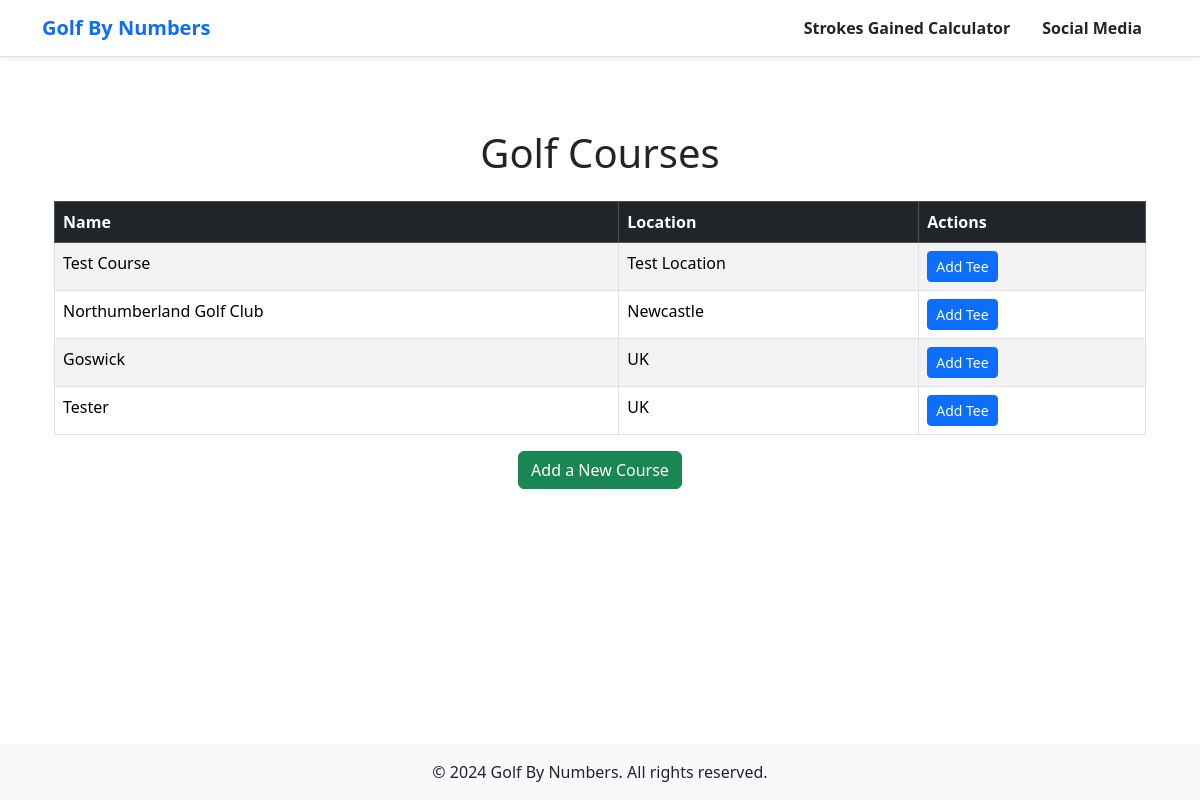
The app's page /courses, older data.
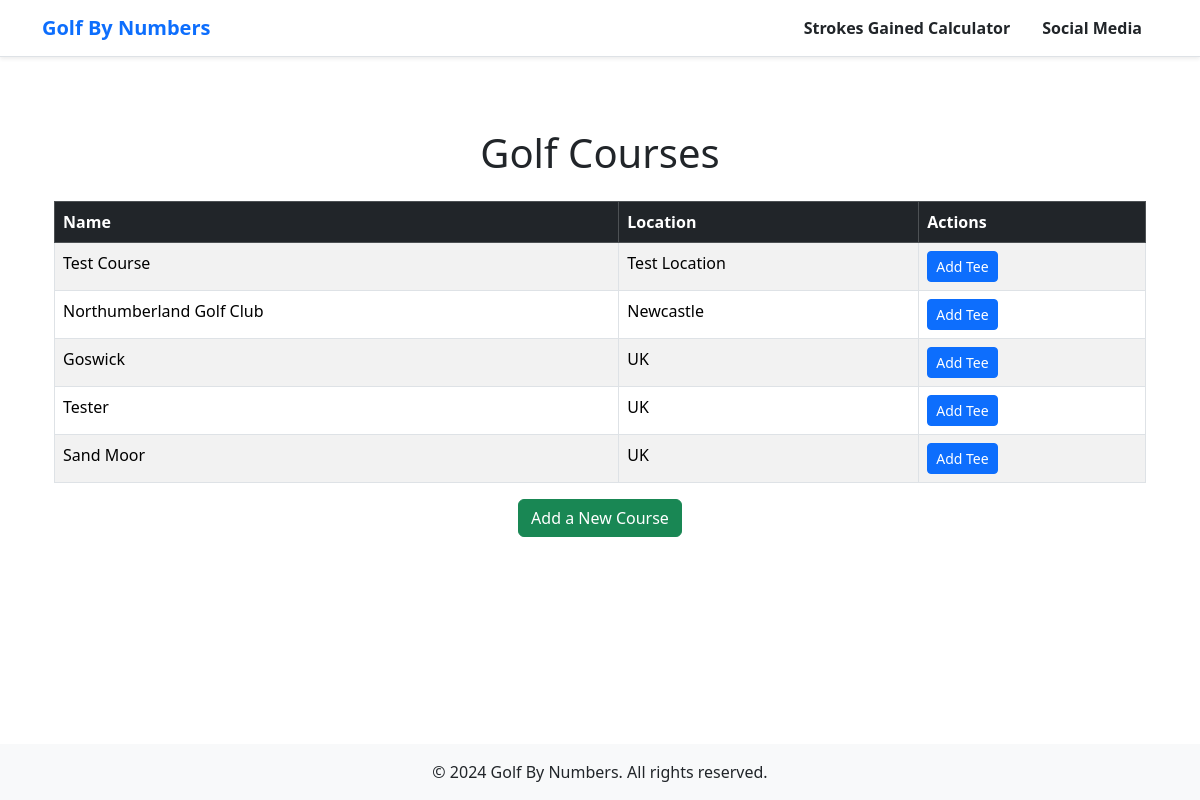
The same page, newer data.
### models/course.py (models this page shows)
class Course(db.Model):
    __tablename__ = 'courses'
    courseID = db.Column(db.Integer, primary_key=True)
    name = db.Column(db.String(120), nullable=False)
    location = db.Column(db.String(200))
    tees = relationship("Tee", back_populates="course", cascade="all, delete-orphan")
    holes = relationship("Hole", back_populates="course", cascade="all, delete-orphan")
    rounds = db.relationship("Round", back_populates="course")

### app.py (the view)
@app.route('/courses')
def view_courses():
    courses = Course.query.all()
    return render_template('courses.html', courses=courses)

### templates/courses.html (shortened to what this page needs)
{% extends "base.html" %}
{% block content %}
<div class="container mt-5">
    <h1 class="text-center mb-4">Golf Courses</h1>
    <table class="table table-striped table-bordered">
        <thead class="table-dark">
            <tr>
                <th>Name</th>
                <th>Location</th>
                <th>Actions</th>
            </tr>
        </thead>
        <tbody>
            {% for course in courses %}
            <tr>
                <td>{{ course.name }}</td>
                <td>{{ course.location }}</td>
                <td>
                    <a href="{{ url_for('add_tee', course_id=course.courseID) }}" class="btn btn-primary btn-sm">Add Tee</a>
                </td>
            </tr>
            {% endfor %}
        </tbody>
    </table>
    <div class="text-center mt-3">
        <a href="/add_course" class="btn btn-success">Add a New Course</a>
    </div>
</div>
{% endblock %}

### templates/base.html (shortened to what this page needs)
<!DOCTYPE html>
<html lang="en">
<head>
    <link href="https://cdn.jsdelivr.net/npm/bootstrap@5.3.3/dist/css/bootstrap.min.css" rel="stylesheet">
    <link rel="stylesheet" href="{{ url_for('static', filename='styles.css') }}">
</head>
<body class="d-flex flex-column min-vh-100">
    <nav class="navbar navbar-expand-lg bg-white shadow-sm border-bottom">
        <div class="container">
            <a class="navbar-brand text-primary fw-bold" href="/">
                Golf By Numbers
            </a>
            <div class="collapse navbar-collapse" id="navbarNav">
                <ul class="navbar-nav ms-auto">
                    <li class="nav-item">
                        <a class="nav-link text-dark fw-semibold px-3" href="/">Strokes Gained Calculator</a>
                    </li>
                    <li class="nav-item">
                        <a class="nav-link text-dark fw-semibold px-3" href="/social">Social Media</a>
                    </li>
                </ul>
            </div>
        </div>
    </nav>
    <div class="container mt-4 flex-grow-1">
        {% block content %}{% endblock %}
    </div>
    <footer class="bg-light text-center text-lg-start mt-auto">
        <div class="text-center p-3">
            &copy; 2024 Golf By Numbers. All rights reserved.
        </div>
    </footer>
</body>
</html>

### static/styles.css (style rules this page uses)
.navbar { border-color: #ddd; }

Row changes from the older to the newer data that the page shows:
added Course: name "Sand Moor", location "UK"
